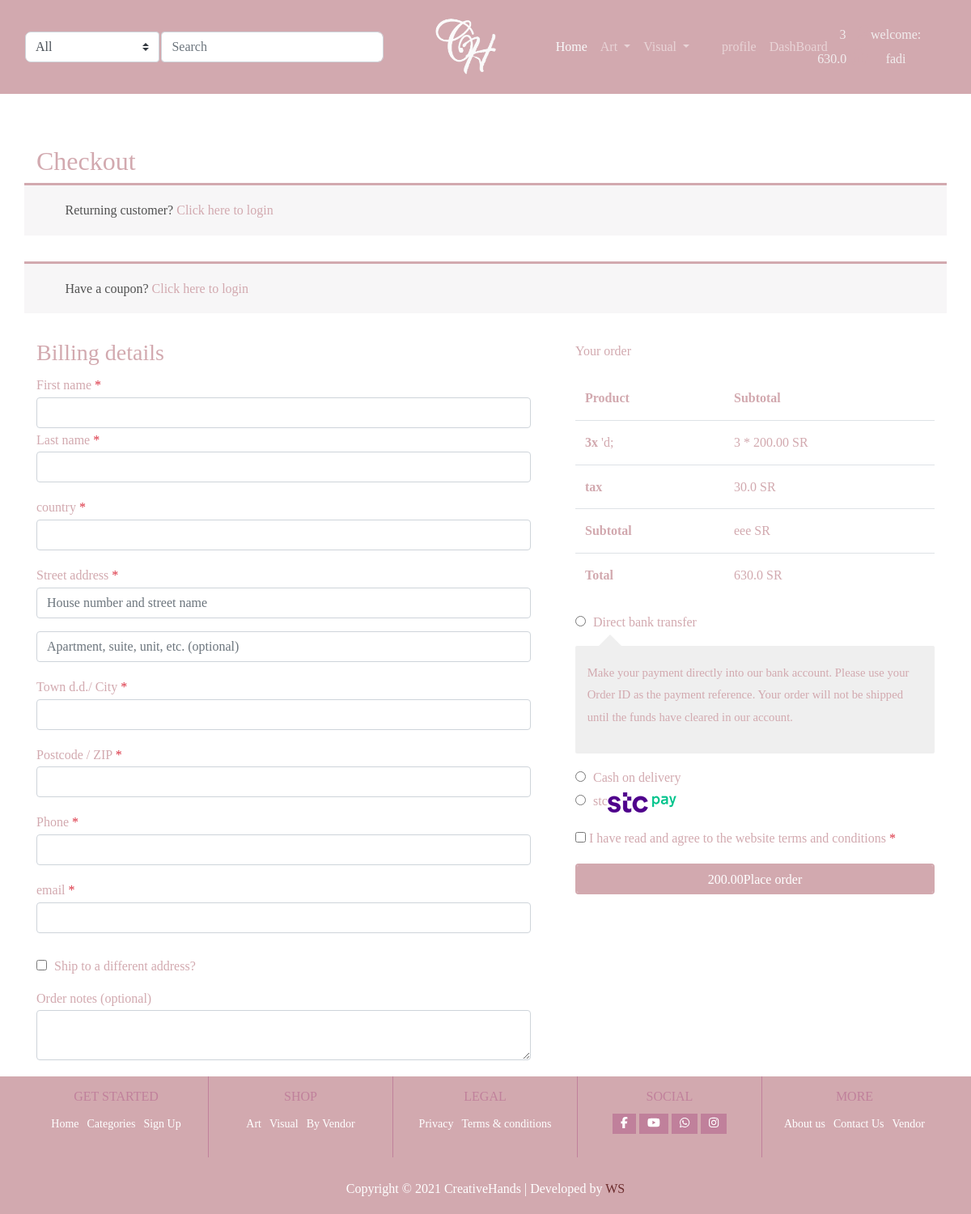
/cart/checkout/ (signed in), run on an earlier commit of the app's database.
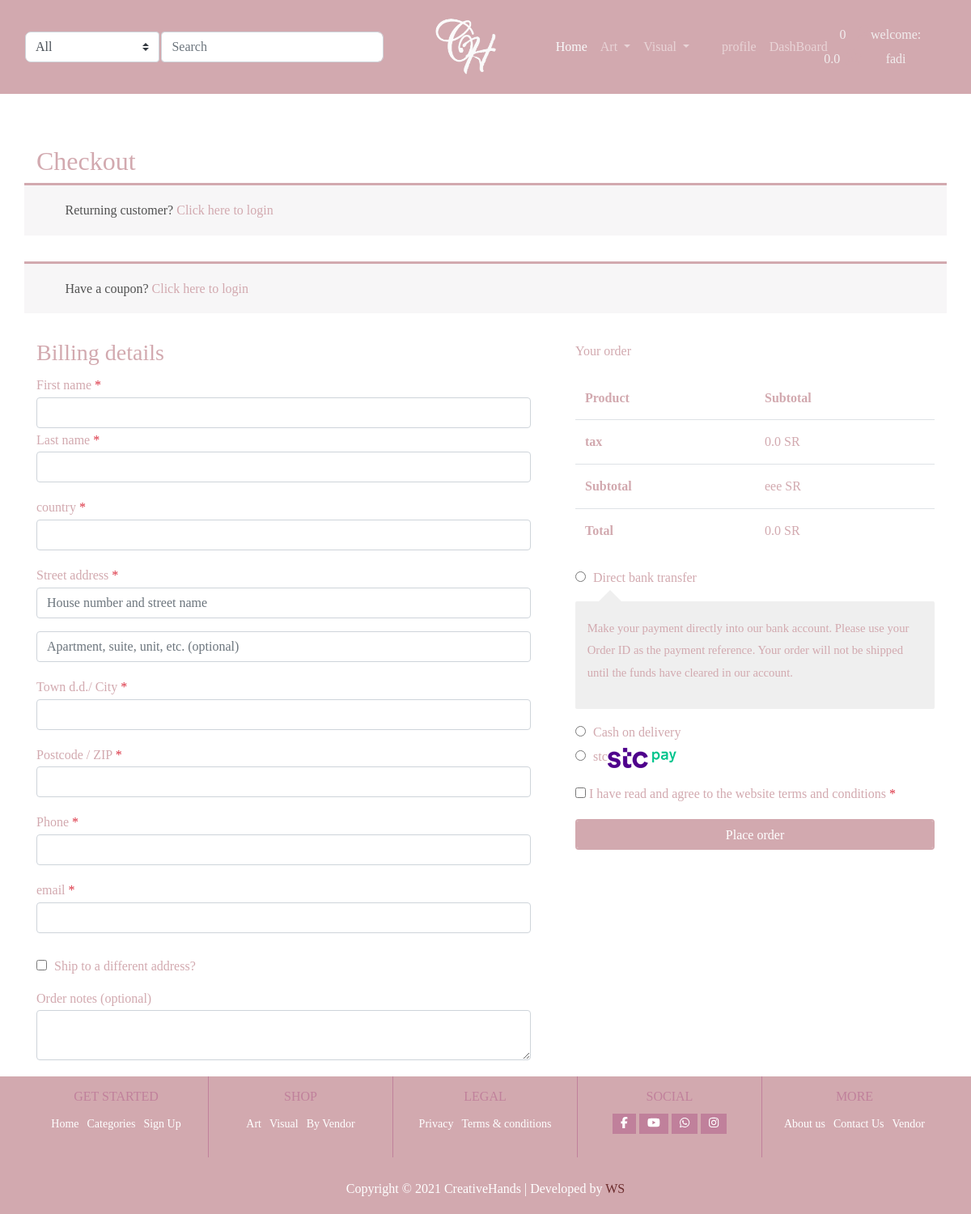
And on a later commit of the database.
### cart/models.py (models this page shows, shortened)
class CartItems(models.Model):
    user = models.ForeignKey(Account,on_delete=models.CASCADE,null=True)
    product = models.ForeignKey(Product, on_delete=models.CASCADE)
    variations = models.ManyToManyField(Variation,blank=True)
    cart = models.ForeignKey(Cart, on_delete=models.CASCADE,null=True) # foreignkey  Cart with cart_id
    quantity = models.IntegerField()
    def __str__(self):
        return str(self.product)

### product/models.py (models this page shows, shortened)
class Product(models.Model):
    user = models.ForeignKey(User, null=True, on_delete=models.SET_NULL)
    PRDName = models.CharField(max_length=75)
    PRDVandor_Name = models.CharField(max_length=75)
    PRDCategory = models.ForeignKey('Category', on_delete=models.CASCADE, blank=True, null=True)
    PRDIMG = models.ImageField(upload_to='', blank=True, null=True)
    PRDDec = models.TextField(max_length=500)
    PRDBrand = models.ForeignKey('settings.Brand', on_delete=models.CASCADE, blank=True, null=True)
    PRDPrice = models.DecimalField(max_digits=5, decimal_places=2)
    PRDCost = models.DecimalField(max_digits=5, decimal_places=2)
    PRDDisc = models.DecimalField(max_digits=5, decimal_places=2)
    PRDSlug = models.SlugField(blank=True, null=True, allow_unicode=True)
    PRDCreated = models.DateTimeField()
    PRDISNew = models.BooleanField(default=False)
    PRDISbest = models.BooleanField(default=False)
    stock = models.IntegerField(default=0)
    tax = models.DecimalField(max_digits=3, decimal_places=2, default=0.15)
    on_sale = models.BooleanField(default=False)
    sale_date = models.BooleanField(default=True)
    on_sale_start = models.DateField(null=True, blank=True)
    on_sale_ends = models.DateField(null=True, blank=True)
    approved = models.BooleanField(default=False)
    featured = models.BooleanField(default=False)
    limited_products = models.BooleanField(default=False)
    added_date = models.DateTimeField(auto_now_add=True, null=True)
    update_date = models.DateTimeField(auto_now_add=True, null=True)
    weight = models.IntegerField(default=0, null=True)
    length = models.DecimalField(decimal_places=2, default=0, max_digits=100)
    height = models.DecimalField(decimal_places=2, default=0, max_digits=100)
    width = models.DecimalField(decimal_places=2, default=0, max_digits=100)
    def __str__(self):
        return self.PRDName

### cart/views.py (the view)
# urls.py: path('checkout/', views.checkout, name='checkout'),  # checkout
@login_required(login_url='account:login')
def checkout(request, total=0, quantity=0, tax=0, cart_items=None):
    try:
        total = 0
        quantity = 0
        tax = 0
        if request.user.is_authenticated:
            cart_items = CartItems.objects.filter(user=request.user)
        else:
            cart = Cart.objects.get(cart_id=_cart_id(request))
            cart_items = CartItems.objects.filter(cart=cart)
        for cart_item in cart_items:
            total += (cart_item.product.PRDPrice * cart_item.quantity)
            quantity += cart_item.quantity
            tax += (total) * (cart_item.product.tax)
        total_tex = (total + tax)
    except ObjectDoesNotExist:
        total_tex = (total + tax)
    context = {
        'cart_items': cart_items,
        'quantity': quantity,
        'total': total,
        'tax': tax,
        'total_tex': total_tex,
    }
    return render(request, 'checkout.html', context)

### cart/context_processos.py (called while the page is built)
def counter(request):
    cart_count = 0  # var coz counter number on  cart
    if 'admin' in request.path:  # request path if admin can you though data to return see anything
        return {}
    else:
        try:
            cart = Cart.objects.filter(cart_id=_cart_id(request))
            if request.user.is_authenticated:
                cart_items = CartItems.objects.all().filter(user=request.user)
            else:
                cart_items = CartItems.objects.all().filter(cart=cart[:1])
            for cart_item in cart_items:
                cart_count += cart_item.quantity
        except Cart.DoesNotExist:
            cart_count = 0
    return dict(cart_count=cart_count)

### cart/views.py (called while the page is built)
def _cart_id(request):  # creat session id to cart
    cart = request.session.session_key
    if not cart:
        request.session.create()  # create new session
    return cart

### product/context_processors.py (called while the page is built)
def menu_links(request):
    links = Category.objects.all()
    return dict(links=links)

### product/models.py (called while the page is built)
    def get_url(self):
        return reverse('products:category_slug', args={self.slug})

    def __str__(self):
        return self.CATName

### cart/templates/checkout.html (shortened to what the changed rows need)
<!DOCTYPE html>
{% extends 'product/base.html' %}
{% block  body%}
<section class="checkout">
    <div class="container">
        <h2 class="page-title">Checkout</h2>
    </div>
    <div class="container customer-order">
        <div class="order-review">
            <div class="checkout-order-table">
                <div class="table-responsive">
                    <table class="table">
                        <thead>
                            <tr>
                                <th>Product</th>
                                <th>Subtotal</th>
                            </tr>
                        </thead>
                        <tbody>
                            <tr>
                                {% for cart_item in cart_items %}
                                <td class="product-name">
                                    <strong class="product-quantity">{{cart_item.quantity}}x </strong>{{cart_item}}
                                </td>
                                <td class="product-total">
                                    <span class="price-amount">
                                        <bdi>
                                        {{cart_item.quantity}} *  {{ cart_item.product.PRDPrice }}
                                            <span class="price-symble">SR</span>
                                        </bdi>
                                    </span>
                                </td>
                            </tr>
                                                    {% endfor %}
                            <tr class="checout-total">
                                <strong>
                                     <td>
                                    <bdi>
                                         {{ tax |floatformat:1 }}
                                        <span class="currency-symbol">
                                        </span>
                                    </bdi>
                                </td>
                                </strong>
                            </tr>
                            <tr class="checout-total">
                                <strong>
                                    <td>
                                        <span class="price-amount">
                                            <bdi>
                                                  {{ total_tex |floatformat:1 }}
                                                <span class="price-symble">
                                                </span>
                                            </bdi>
                                        </span>
                                    </td>
                                </strong>
                            </tr>
                        </tbody>
                    </table>
                </div>
                <div class="checkout-payment">
                    <div class="confirmation">
                        <p>
                            <input name="i_agree" type="checkbox" required>
                            <label for="confirm">I have read and agree to the website <a href="#">terms and conditions</a> <span class="requred text-danger">*</span>
                            </label>
                        </p>
                        <button class="form-control place-btn" type="submit">{% for d in cart_items%}{{d.product.PRDPrice}}{%endfor %}Place order</button>
                    </div>
                </div>
            </div>
        </div>
    </div>
</section>
{% endblock  %}

### product/templates/product/base.html (shortened to what the changed rows need)
<!DOCTYPE html>
{% load static %}
<html lang="en">
<head>
    <link rel="stylesheet" href="https://cdn.moyasar.com/mpf/1.2.0/moyasar.css">
    <link rel="stylesheet" href="{% static 'css/woocommerce.min.css' %} ">
    <link rel="stylesheet" href="{% static 'css/animate.min.css' %}">
    <link rel="stylesheet" href="{% static 'css/aos2.3.4.css' %}">
    <link rel="stylesheet" href="{% static 'css/linearicons.css' %}">
    <link rel="stylesheet" href="{% static 'css/elementor-icons.min.css' %}">
    <link rel="stylesheet" href="{% static 'css/fontawesome.css' %}">
    <link rel="stylesheet" href="{% static 'css/owl.theme.default.min.css' %}">
    <link rel="stylesheet" href="{% static 'css/slick.min.css' %}">
    <link rel="stylesheet" href="{% static 'css/owl.carousel.css' %}">
    <link rel="stylesheet" href="{% static 'css/bootstrap.min.css' %} ">
    <link rel="stylesheet" href="{% static 'css/woocommerce.min.css' %} ">
    <link rel="stylesheet" href="{% static 'css/style.css' %} ">
</head>
<nav class="navbar navbar-expand-lg navbar-dark bg-brand pr-5">
    <div class="navbar-nav col-lg-5 col-sm-12 order-lg-2" style="margin: 20px 0">
        <div class="container-fluid p-0 justify-content-center">
            <div class="navbar-nav col-4 col-lg-3 order-lg-2 justify-content-center text-center p-0 cart-info "
                 id="cart-info">
                <a href="{% url 'cart:checkout'%}" class="nav-item " data-toggle="modal" data-target="#cartModal">
                    <span class="price  ">{{cart_count}}</span>
                    <br>
                    <span class="price">  {{ total_tex |floatformat:1 }}
  </span>
                    <i class="fas fa-shopping-basket" style="font-size: 20px" data-toggle="modal"
                       data-target="#cartModal" value="5">
                    </i>
                </a>
            </div>
        </div>
    </div>
</nav>
{% block body %}
{% endblock %}
</html>

What changed in the data, as far as the page shows it:
removed CartItems: quantity "3", product.PRDName "'d;", product.PRDPrice "200.00"
Also different on the page:
{{ cart_count }}: "3" → "0"
{{ total_tex |floatformat:1 }}: "630.0" → "0.0"
{{ tax |floatformat:1 }}: "30.0" → "0.0"
